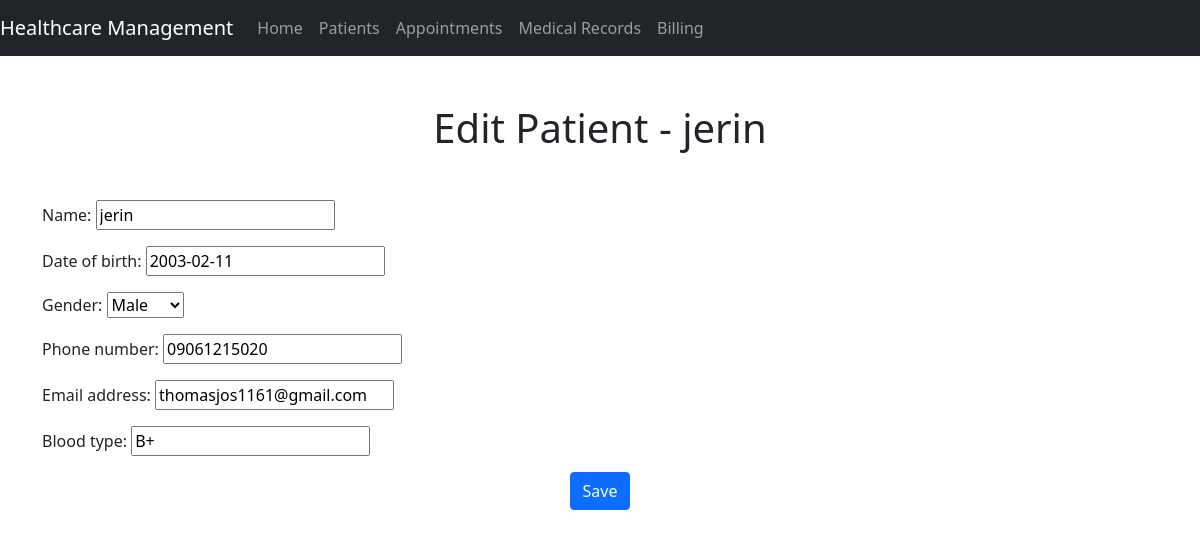
Page /patients/2/edit/ on the committed database.
### Health_Care_app/models.py (models this page shows, shortened)
class Patient(models.Model):
    name = models.CharField(max_length=100)
    date_of_birth = models.DateField()
    gender = models.CharField(max_length=1, choices=[('M', 'Male'), ('F', 'Female')])
    phone_number = models.CharField(max_length=20)
    email_address = models.EmailField()
    blood_type = models.CharField(max_length=10)

### Health_Care_app/views.py (the view)
# urls.py: path('patients/<int:pk>/edit/', views.patient_edit, name='patient_edit'),
def patient_edit(request, pk):
    patient = get_object_or_404(Patient, pk=pk)
    if request.method == "POST":
        form = PatientForm(request.POST, instance=patient)
        if form.is_valid():
            patient = form.save(commit=False)
            patient.save()
            return redirect('patient_detail', pk=patient.pk)
    else:
        form = PatientForm(instance=patient)
    return render(request, 'Health_Care_app/patient_edit.html', {'form': form})

### Health_Care_app/forms.py
class PatientForm(forms.ModelForm):
    class Meta:
        model = Patient
        fields = '__all__'

### Health_Care_app/templates/Health_Care_app/patient_edit.html (shortened to what this page needs)
{% extends 'Health_Care_app/base.html' %}
{% block content %}
<h1 class="text-center mb-5">{% if form.instance.pk %}Edit Patient - {{ form.instance.name }}{% else %}New Patient{% endif %}</h1>
<form method="post">
    {{ form.as_p }}
    <input type="submit" class="btn btn-primary mt-3 mx-auto d-block" value="Save">
</form>
{% endblock %}

### rows in the picture
Patient: instance.name "jerin", name "jerin", date_of_birth "2003-02-11", gender "Male", phone_number "09061215020", email_address "thomasjos1161@gmail.com", blood_type "B+"
